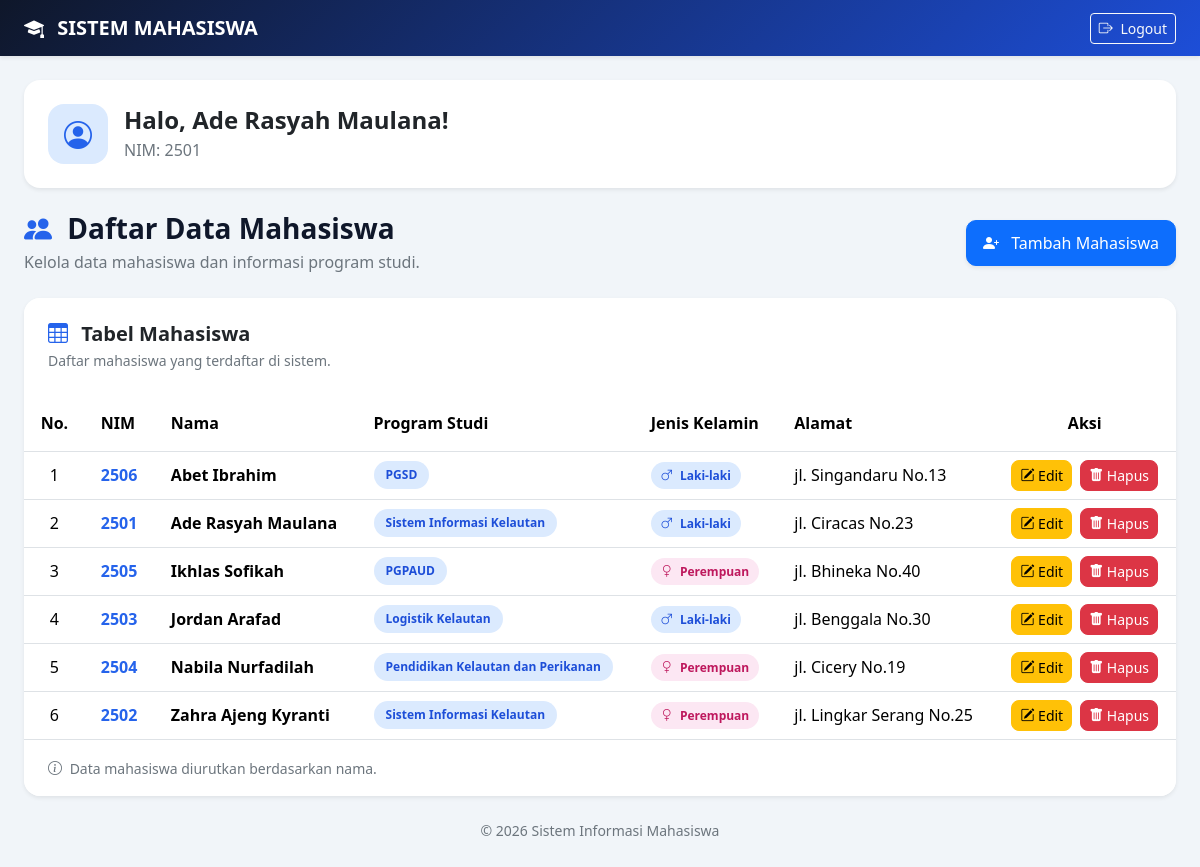
/main.php (signed in), run on the app's committed database.
### tables this page shows
create table mahasiswa(
    nim INT not null primary key,
    nama varchar(50) not null,
    id_prodi int not null,
    jenis_kelamin int not null,
    alamat TEXT not null, 
    constraint fk_mahasiswa_prodi foreign key (id_prodi) references prodi (id_prodi)
);

create table prodi(
    id_prodi int not null primary key,
    nama_prodi varchar(100) not null,
    ketua_prodi varchar(100) not null
);

### main.php (the view, shortened to what this page needs)
<?php
include 'koneksi.php';
$query = mysqli_query($koneksi, "
    SELECT
        b.nim AS nim,
        b.nama AS nama,
        a.nama_prodi AS prodi,
        b.jenis_kelamin AS jenis_kelamin,
        b.alamat AS alamat
    FROM prodi a
    INNER JOIN mahasiswa b
        ON a.id_prodi = b.id_prodi
    ORDER BY b.nama ASC
");
?>
<!DOCTYPE html>
<html lang="id">
<head>
    <link href="https://cdn.jsdelivr.net/npm/bootstrap@5.3.3/dist/css/bootstrap.min.css"
          rel="stylesheet">
    <link rel="stylesheet"
          href="https://cdn.jsdelivr.net/npm/bootstrap-icons@1.11.3/font/bootstrap-icons.min.css">
</head>
<body style="margin:0; min-height:100vh; background:#f1f5f9; font-family:'Segoe UI',sans-serif;">
    <nav class="navbar navbar-dark shadow-sm"
         style="background:linear-gradient(135deg,#0f172a,#1d4ed8);">
        <div class="container-fluid px-4">
            <a href="main.php"
               class="navbar-brand fw-bold">
                <i class="bi bi-mortarboard-fill me-2"></i>
                SISTEM MAHASISWA
            </a>
            <a href="logout.php"
               class="btn btn-outline-light btn-sm">
                <i class="bi bi-box-arrow-right me-1"></i>
                Logout
            </a>
        </div>
    </nav>
    <div class="container-fluid px-3 px-md-4 py-4">
        <div class="card border-0 shadow-sm mb-4"
             style="border-radius:16px;">
            <div class="card-body p-4">
                <div class="d-flex align-items-center gap-3">
                    <div class="d-flex align-items-center justify-content-center flex-shrink-0"
                         style="width:60px; height:60px; border-radius:16px; background:#dbeafe; color:#2563eb; font-size:28px;">
                        <i class="bi bi-person-circle"></i>
                    </div>
                    <div>
                        <h4 class="fw-bold mb-1">
                            Halo, <?= htmlspecialchars($_SESSION['nama'] ?? 'Mahasiswa') ?>!
                        </h4>
                        <p class="text-secondary mb-0">
                            NIM: <?= htmlspecialchars($_SESSION['nim']) ?>
                        </p>
                    </div>
                </div>
            </div>
        </div>
        <div class="d-flex flex-column flex-md-row justify-content-between align-items-md-center gap-3 mb-4">
            <div>
                <h3 class="fw-bold mb-1" style="color:#0f172a;">
                    <i class="bi bi-people-fill me-2" style="color:#2563eb;"></i>
                    Daftar Data Mahasiswa
                </h3>
                <p class="text-secondary mb-0">
                    Kelola data mahasiswa dan informasi program studi.
                </p>
            </div>
            <div class="d-flex gap-2">
                <a href="insert.php"
                   class="btn btn-primary shadow-sm"
                   style="border-radius:10px; padding:10px 16px;">
                    <i class="bi bi-person-plus-fill me-2"></i>
                    Tambah Mahasiswa
                </a>
            </div>
        </div>
        <div class="card border-0 shadow-sm"
             style="border-radius:16px; overflow:hidden;">
            <div class="card-header bg-white border-0 p-4">
                <h5 class="fw-bold mb-1">
                    <i class="bi bi-table me-2" style="color:#2563eb;"></i>
                    Tabel Mahasiswa
                </h5>
                <p class="text-secondary small mb-0">
                    Daftar mahasiswa yang terdaftar di sistem.
                </p>
            </div>
            <div class="table-responsive">
                <table class="table table-hover align-middle mb-0">
                    <thead style="background:#eff6ff;">
                        <tr>
                            <th class="px-3 py-3 text-center">No.</th>
                            <th class="px-3 py-3">NIM</th>
                            <th class="px-3 py-3">Nama</th>
                            <th class="px-3 py-3">Program Studi</th>
                            <th class="px-3 py-3">Jenis Kelamin</th>
                            <th class="px-3 py-3">Alamat</th>
                            <th class="px-3 py-3 text-center">Aksi</th>
                        </tr>
                    </thead>
                    <tbody>
                        <?php
                        $no = 1;
                        if (mysqli_num_rows($query) > 0) {
                            while ($data = mysqli_fetch_assoc($query)) {
                        ?>
                        <tr>
                            <td class="px-3 text-center">
                                <?= $no++; ?>
                            </td>
                            <td class="px-3 fw-semibold"
                                style="color:#2563eb;">
                                <?= htmlspecialchars($data['nim']) ?>
                            </td>
                            <td class="px-3 fw-semibold">
                                <?= htmlspecialchars($data['nama']) ?>
                            </td>
                            <td class="px-3">
                                <span class="badge rounded-pill"
                                      style="background:#dbeafe; color:#1d4ed8; padding:8px 12px;">
                                    <?= htmlspecialchars($data['prodi']) ?>
                                </span>
                            </td>
                            <td class="px-3">
                                <?php if ($data['jenis_kelamin'] == 1) { ?>
                                    <span class="badge rounded-pill"
                                          style="background:#dbeafe; color:#1d4ed8; padding:7px 10px;">
                                        <i class="bi bi-gender-male me-1"></i>
                                        Laki-laki
                                    </span>
                                <?php } else { ?>
                                    <span class="badge rounded-pill"
                                          style="background:#fce7f3; color:#be185d; padding:7px 10px;">
                                        <i class="bi bi-gender-female me-1"></i>
                                        Perempuan
                                    </span>
                                <?php } ?>
                            </td>
                            <td class="px-3">
                                <?= htmlspecialchars($data['alamat']) ?>
                            </td>
                            <td class="px-3 text-center">
                                <div class="d-flex justify-content-center gap-2">
                                    <a href="update.php?nim=<?= urlencode($data['nim']) ?>"
                                       class="btn btn-sm btn-warning"
                                       title="Edit data"
                                       style="border-radius:8px;">
                                        <i class="bi bi-pencil-square"></i>
                                        Edit
                                    </a>
                                    <a href="delete.php?nim=<?= urlencode($data['nim']) ?>"
                                       class="btn btn-sm btn-danger"
                                       title="Hapus data"
                                       style="border-radius:8px;"
                                       onclick="return confirm('Yakin ingin menghapus data mahasiswa ini?')">
                                        <i class="bi bi-trash-fill"></i>
                                        Hapus
                                    </a>
                                </div>
                            </td>
                        </tr>
                        <?php
                            }
                        }
                        ?>
                    </tbody>
                </table>
            </div>
            <div class="card-footer bg-white border-0 px-4 py-3">
                <small class="text-secondary">
                    <i class="bi bi-info-circle me-1"></i>
                    Data mahasiswa diurutkan berdasarkan nama.
                </small>
            </div>
        </div>
        <div class="text-center mt-4">
            <p class="text-secondary small">
                &copy; <?= date('Y') ?> Sistem Informasi Mahasiswa
            </p>
        </div>
    </div>
</body>
</html>

### data on the page
mahasiswa: nim "2506", nama "Abet Ibrahim", id_prodi.nama_prodi "PGSD", jenis_kelamin 1 (drawn), alamat "jl. Singandaru No.13"
mahasiswa: nim "2501", nama "Ade Rasyah Maulana", id_prodi.nama_prodi "Sistem Informasi Kelautan", jenis_kelamin 1 (drawn), alamat "jl. Ciracas No.23"
mahasiswa: nim "2505", nama "Ikhlas Sofikah", id_prodi.nama_prodi "PGPAUD", jenis_kelamin 0 (drawn), alamat "jl. Bhineka No.40"
mahasiswa: nim "2503", nama "Jordan Arafad", id_prodi.nama_prodi "Logistik Kelautan", jenis_kelamin 1 (drawn), alamat "jl. Benggala No.30"
mahasiswa: nim "2504", nama "Nabila Nurfadilah", id_prodi.nama_prodi "Pendidikan Kelautan dan Perikanan", jenis_kelamin 0 (drawn), alamat "jl. Cicery No.19"
mahasiswa: nim "2502", nama "Zahra Ajeng Kyranti", id_prodi.nama_prodi "Sistem Informasi Kelautan", jenis_kelamin 0 (drawn), alamat "jl. Lingkar Serang No.25"

### other printed values
$_SESSION['nama'] "Ade Rasyah Maulana"
$_SESSION['nim'] "2501"
